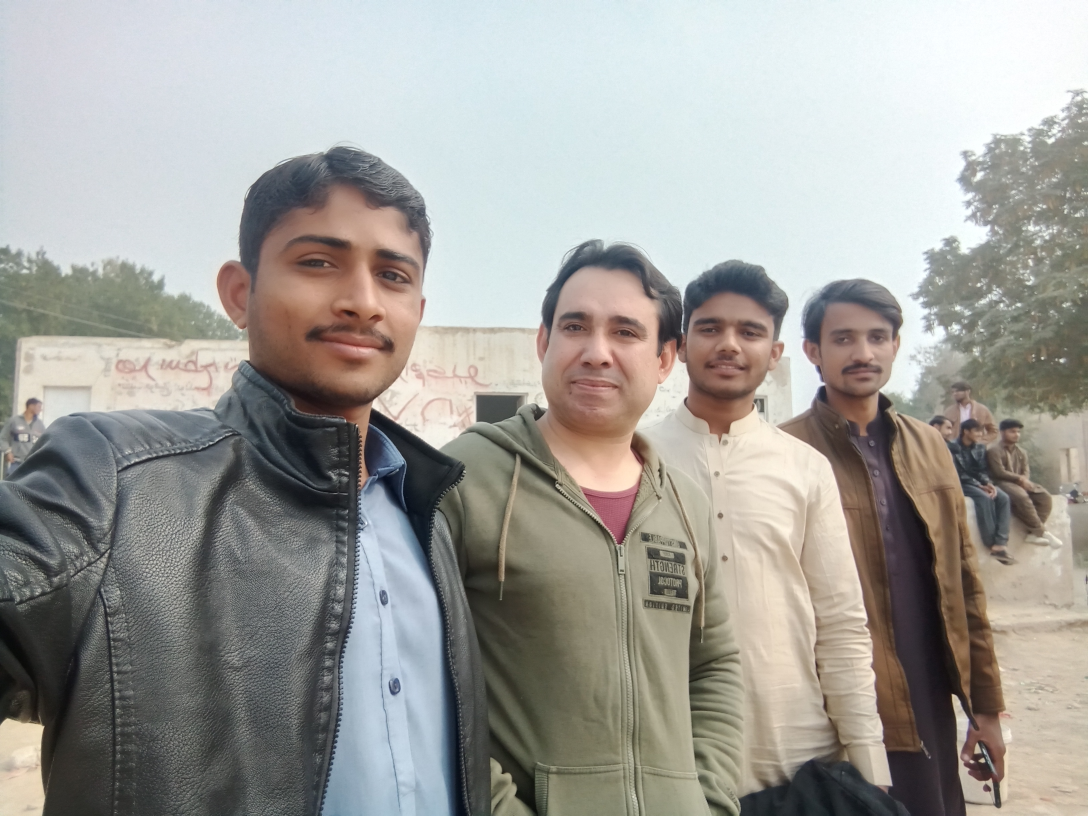
#> input picture opencv/resources/my pic1.jpg, 3264 x 2448 px, found by its file name (shown at 1/3 size)
$ python face_detection.py
#> lines starting #> are read from the running program, lines starting #| are printed output that depends on the picture; after the words box and inside, x2 and y2 are one past the last pixel; in counts of white or black regions, pixels touching at a corner belong together
import cv2 as cv
import numpy as np

img = cv.imread('resources/my pic1.jpg')
#> img is the input picture: shape (2448, 3264, 3); mean B, G, R 154.5, 159.2, 160.7
img = cv.resize(img,(500,500))
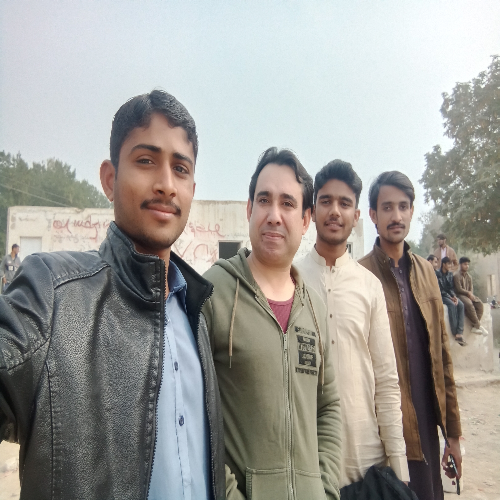
#> img: shape (500, 500, 3); mean B, G, R 154.4, 159.1, 160.6
gray = cv.cvtColor(img, cv.COLOR_BGR2GRAY)
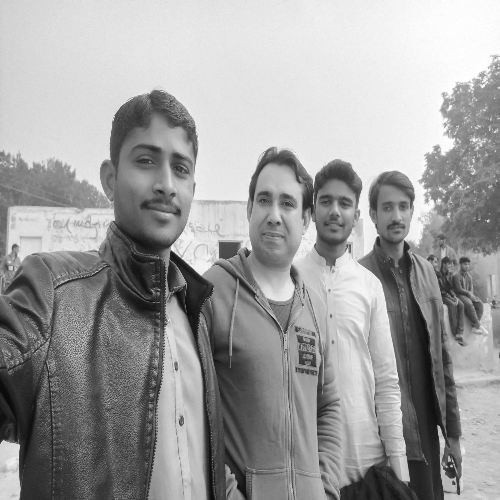
#> gray: shape (500, 500); min 8, max 255, mean 159
face = cv.CascadeClassifier('haarcascade/haarcascade_frontalface_default.xml')
eye = cv.CascadeClassifier('haarcascade/haarcascade_eye.xml')
faces = face.detectMultiScale(gray,1.1,4)
#> faces = [[368, 186, 54, 54], [306, 180, 57, 57], [237, 173, 74, 74], [107, 122, 111, 111]]
eyes = eye.detectMultiScale(gray,1.1,4)
#> eyes = [[127, 142, 35, 35], [163, 154, 30, 30], [254, 189, 22, 22], [315, 189, 22, 22], [275, 192, 22, 22], [379, 196, 22, 22]]
for (x,y,w,h) in faces:
    cv.rectangle(img,(x,y),(x+w,y+h),(255,0,0),2)
#> this loop made 4 passes
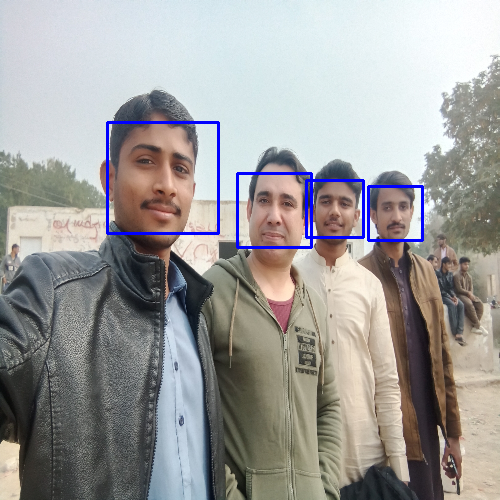
#> img: shape (500, 500, 3); 1.41% of pixels changed, all inside (x1, y1, x2, y2) = (106, 121, 424, 249)
for (x,y,w,h) in eyes:
    cv.rectangle(img,(x,y),(x+w,y+h),(0,255,0),2)
#> this loop made 6 passes
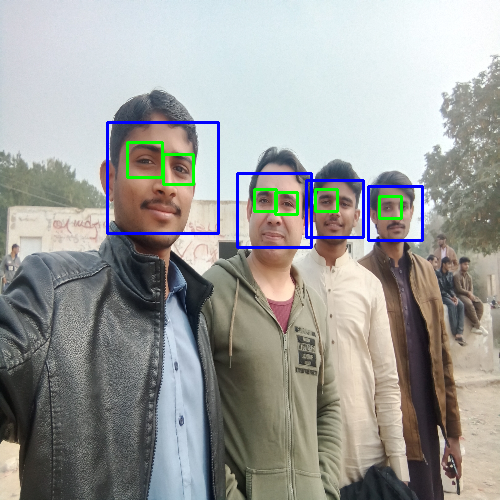
#> img: shape (500, 500, 3); 0.68% of pixels changed, all inside (x1, y1, x2, y2) = (126, 141, 403, 220)
cv.imshow('gray scaled image',img)
cv.waitKey(0)
cv.destroyAllWindows()

$ run again, with opencv/resources/my pic3.jpg copied over opencv/resources/my pic1.jpg
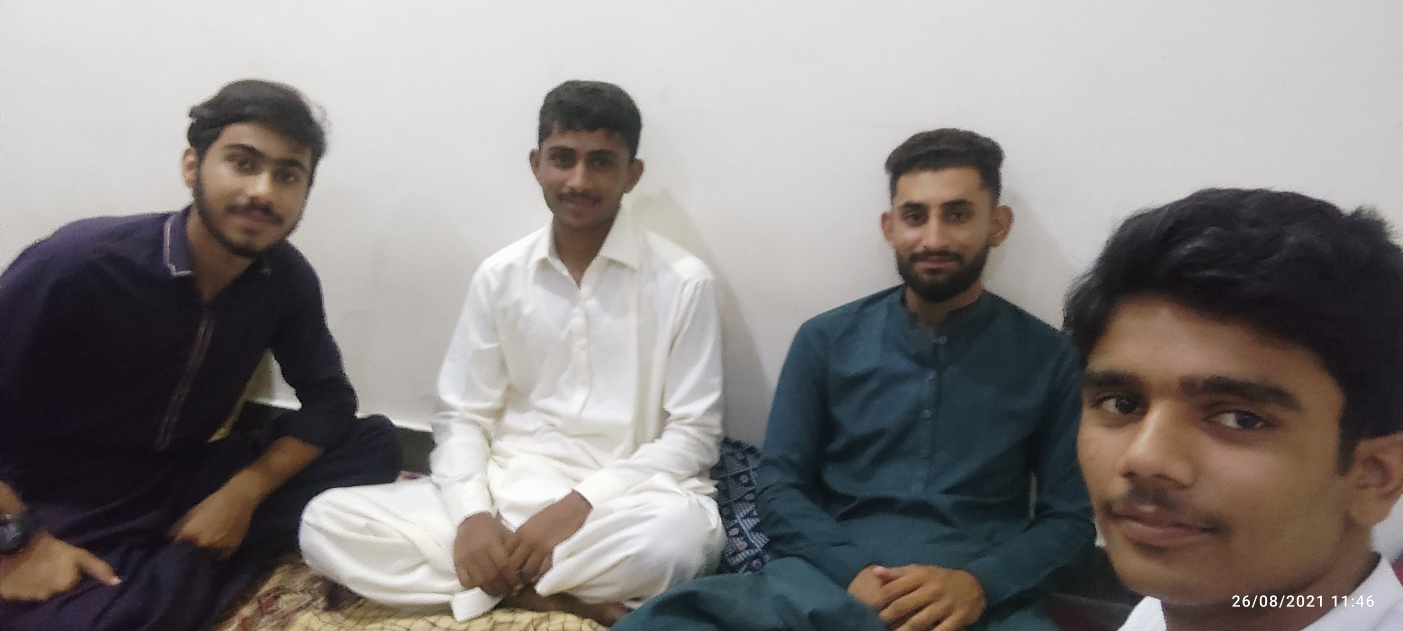
#> input picture opencv/resources/my pic3.jpg, 4208 x 1892 px, found by its file name (shown at 1/3 size)
#> img is the input picture: shape (1892, 4208, 3); mean B, G, R 129.4, 131.1, 135.8
#> `gray = cv.cvtColor(img, cv.COLOR_BGR2GRAY)`:
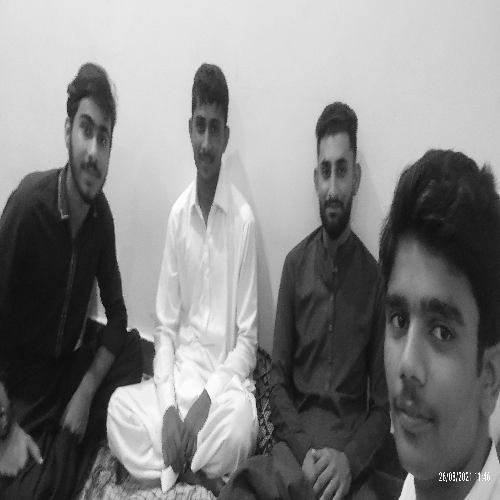
#> gray: shape (500, 500); min 4, max 255, mean 132.2
#> faces = ()
#> eyes = [[397, 300, 53, 53]]
#> the loop `for (x,y,w,h) in eyes:` made 1 pass
#> after the loop `for (x,y,w,h) in eyes:`:
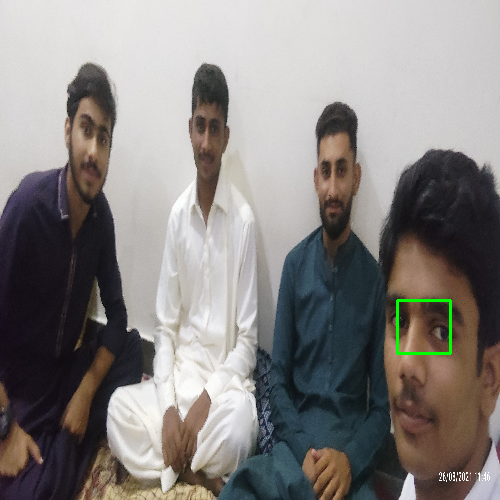
#> img: shape (500, 500, 3); mean B, G, R 129.2, 131.4, 135.4

$ run again, with opencv/resources/my pic6.jpg copied over opencv/resources/my pic1.jpg
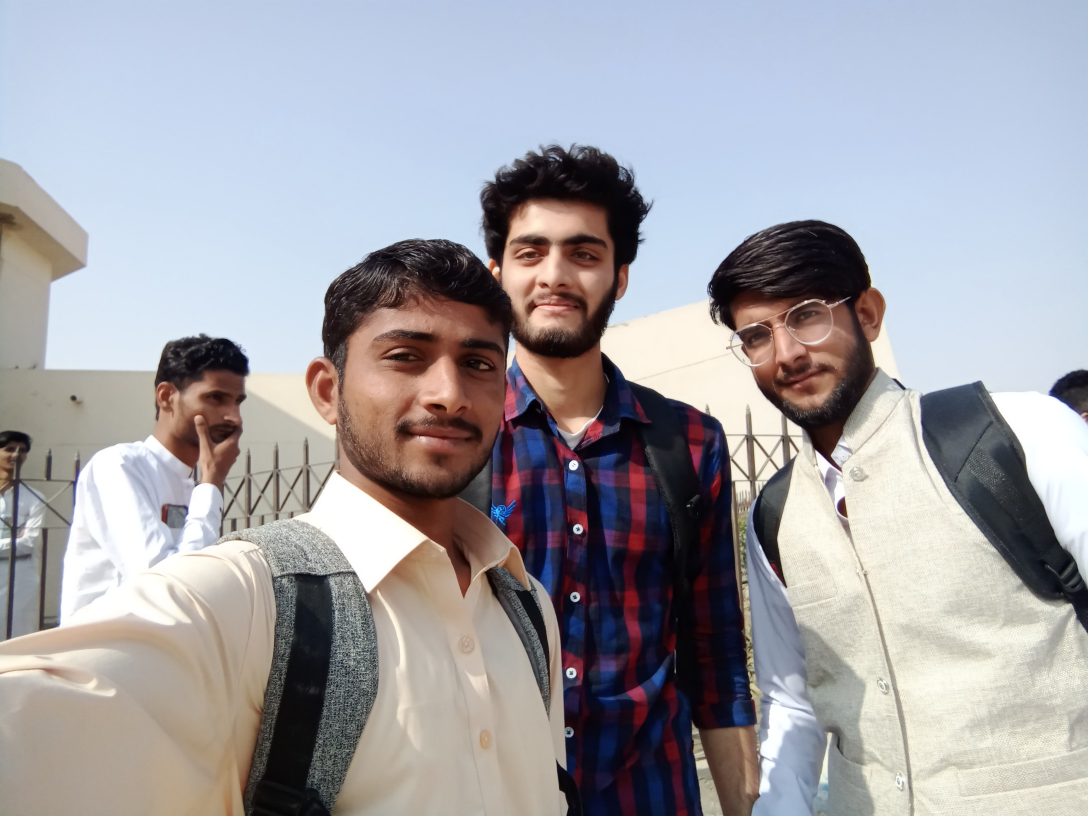
#> input picture opencv/resources/my pic6.jpg, 3264 x 2448 px, found by its file name (shown at 1/3 size)
#> img is the input picture: shape (2448, 3264, 3); mean B, G, R 166, 160.8, 162.3
#> faces = [[218, 124, 77, 77], [145, 176, 116, 116]]
#> eyes = [[232, 140, 27, 27], [208, 212, 22, 22], [167, 195, 45, 45]]
#> the loop `for (x,y,w,h) in faces:` made 2 passes
#> after the loop `for (x,y,w,h) in faces:`:
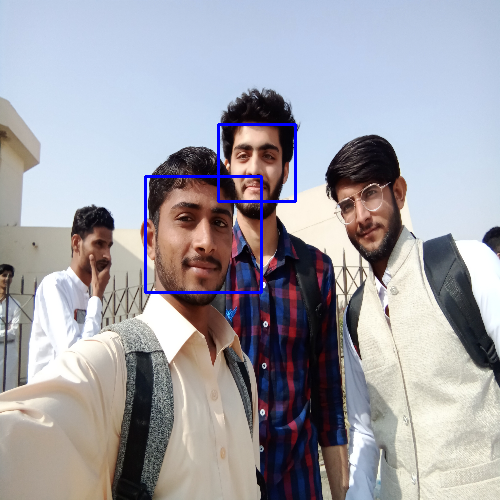
#> img: shape (500, 500, 3); mean B, G, R 167.2, 159.7, 161
#> the loop `for (x,y,w,h) in eyes:` made 3 passes
#> after the loop `for (x,y,w,h) in eyes:`:
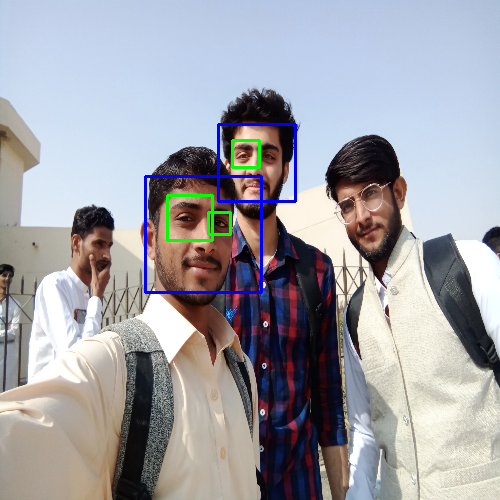
#> img: shape (500, 500, 3); 0.44% of pixels changed, all inside (x1, y1, x2, y2) = (166, 139, 261, 242)
